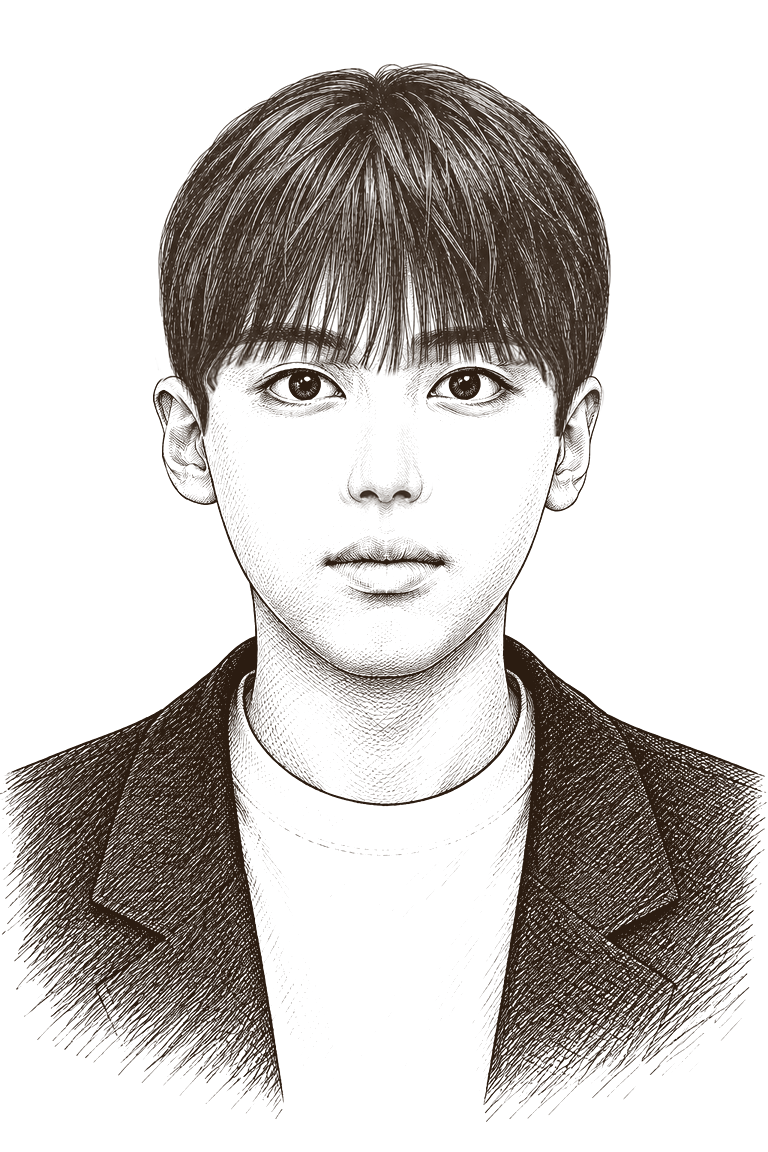
#> input picture intro/portrait.webp, 768 x 1152 px
$ python hair_redraw_wip.py ../intro/portrait.webp
#> lines starting #> are read from the running program, lines starting #| are printed output that depends on the picture
# 초상화 머리 다시 그리기 - 작업 중(WIP) 스크립트. HANDOFF.md 참고.
# 실행: pip install numpy opencv-python-headless scipy pillow
#       python3 tools/hair_redraw_wip.py overlay   # 설계선을 원본 위에 겹쳐 tools/out/overlay.png
#       python3 tools/hair_redraw_wip.py render    # 시안 tools/out/portrait_new.png, new_crop.png, new_small.png
# intro/portrait.webp 는 덮어쓰지 않음.
import numpy as np, cv2, sys, json
from PIL import Image, ImageDraw
from scipy import ndimage as ndi
import os
REPO=os.path.dirname(os.path.dirname(os.path.abspath(__file__)))
S=os.path.join(REPO,'tools','out')
os.makedirs(S,exist_ok=True)
rng=np.random.default_rng(7)
src=np.array(Image.open(os.path.join(REPO,'intro','portrait.webp')))
#> src is the input picture: shape (1152, 768, 4); mean R, G, B, A 43, 28, 17, 61.6
A=src[:,:,3].astype(np.float32)/255.
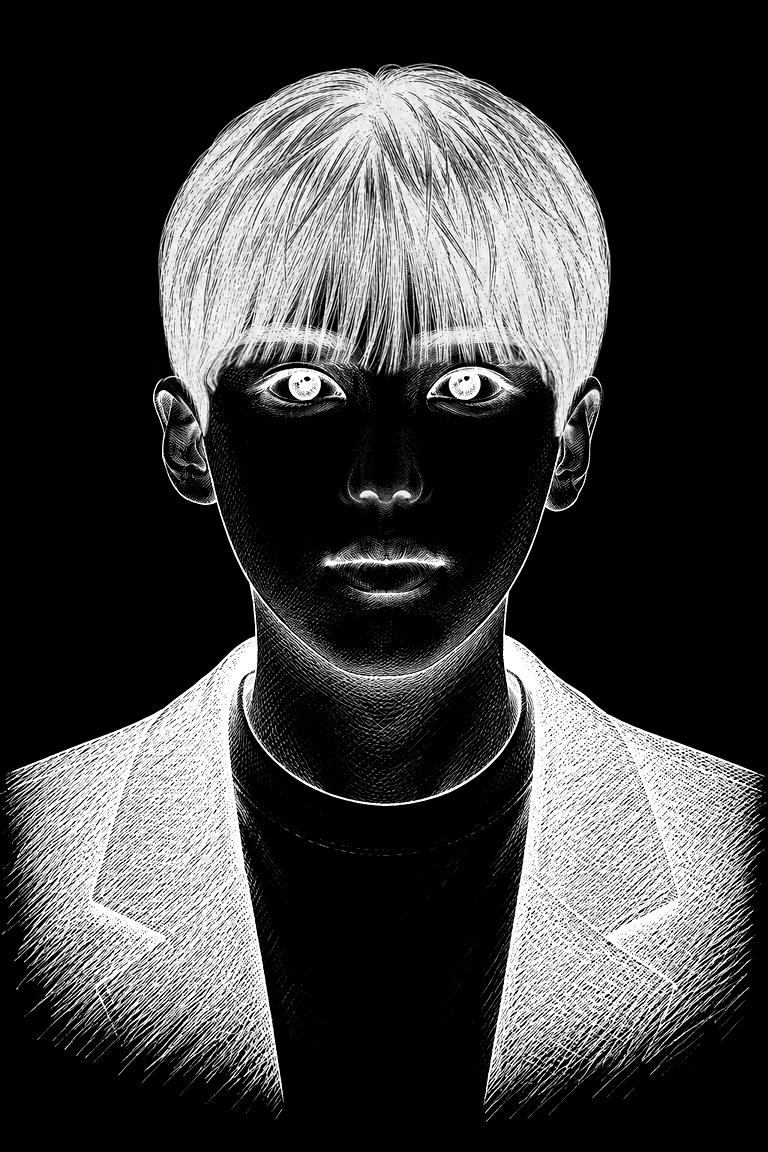
#> A: shape (1152, 768) float32; min 0, max 1, mean 0.242
H,W=A.shape
#> H = 1152; W = 768
SS=3

def crspline(pts,n=400):
#> called with n = 400
    p=np.array(pts,float)
    p=np.vstack([2*p[0]-p[1],p,2*p[-1]-p[-2]])
    out=[]
    for i in range(1,len(p)-2):
        P0,P1,P2,P3=p[i-1],p[i],p[i+1],p[i+2]
        for t in np.linspace(0,1,40,endpoint=False):
            t2,t3=t*t,t*t*t
            out.append(0.5*((2*P1)+(-P0+P2)*t+(2*P0-5*P1+4*P2-P3)*t2+(-P0+3*P1-3*P2+P3)*t3))
    out.append(p[-2]); out=np.array(out)
    seg=np.r_[0,np.cumsum(np.hypot(*np.diff(out,axis=0).T))]
    u=np.linspace(0,seg[-1],n)
    return np.c_[np.interp(u,seg,out[:,0]),np.interp(u,seg,out[:,1])]

class Curve:
    def __init__(s,pts): s.c=crspline(pts)
    def __call__(s,t):
        t=np.clip(np.asarray(t,float),0,1)*(len(s.c)-1)
        return np.c_[np.interp(t,np.arange(len(s.c)),s.c[:,0]),np.interp(t,np.arange(len(s.c)),s.c[:,1])]

class Patch:
    # Coons patch: v across strands (L at v=0, R at v=1), t root(0)->tip(1)
    def __init__(s,L,R,Sr,E):
        s.L,s.R,s.S,s.E=Curve(L),Curve(R),Curve(Sr),Curve(E)
        s.P00,s.P10,s.P01,s.P11=s.L(0)[0],s.R(0)[0],s.L(1)[0],s.R(1)[0]
    # [4 lines left out: function __call__, not called in this run]
    def outline(s,n=200):
        t=np.linspace(0,1,n)
        return np.vstack([s.S(t),s.R(t),s.E(t)[::-1],s.L(t)[::-1]])

PART_TOP=(386,98); PART_BOT=(356,196)
# 가르마 오른쪽: 오른쪽으로 쓸려 내려오는 앞머리 + 오른쪽 옆머리
M=Patch(L=[PART_BOT,(351,240),(347,290),(350,334)],
        R=[(400,86),(458,85),(513,100),(556,132),(584,178),(596,238),(595,298),(590,345),(584,378)],
        Sr=[PART_BOT,(372,142),PART_TOP,(400,90)],
        E=[(350,332),(395,334),(440,329),(485,331),(522,340),(548,362),(564,388),(574,392),(584,378)])
# 가르마 왼쪽: 왼쪽으로 넘어가 관자놀이를 감싸는 머리
K=Patch(L=[PART_TOP,(338,86),(286,92),(240,112),(204,148),(184,196),(177,250),(177,300),(180,345),(184,378)],
        R=[PART_BOT,(325,236),(292,270),(262,303),(240,340),(226,394)],
        Sr=[PART_TOP,(372,142),PART_BOT],
        E=[(184,378),(192,392),(200,398),(213,402),(226,394)])

if __name__=='__main__' and sys.argv[1]=='overlay':
    base=Image.alpha_composite(Image.new('RGBA',(W,H),(255,255,255,255)),Image.fromarray(src)).convert('RGB'); d=ImageDraw.Draw(base)
    for P,col in [(M,(220,0,0)),(K,(0,0,220))]:
        o=P.outline(); d.line([tuple(x) for x in o],fill=col,width=2)
        for v in np.linspace(0,1,9):
            pts=P(np.full(50,v),np.linspace(0,1,50)); d.line([tuple(x) for x in pts],fill=col,width=1)
    for y in range(0,H,50): d.line([(0,y),(8,y)],fill=(0,160,0)); d.text((10,y-5),str(y),fill=(0,160,0))
    for x in range(0,W,50): d.line([(x,0),(x,8)],fill=(0,160,0)); d.text((x-6,10),str(x),fill=(0,160,0))
    base.crop((100,40,680,560)).resize((1160,1040)).save(S+'/overlay.png')

def sstep(a,b,x):
    x=np.clip((np.asarray(x)-a)/(b-a),0,1); return x*x*(3-2*x)

# [15 lines left out: function old_hair_mask, not called in this run]

class Canvas:
    def __init__(s): s.im=Image.new('L',(W*SS,H*SS),0); s.d=ImageDraw.Draw(s.im)
    # [8 lines left out: function stroke, not called in this run]
    def alpha(s):
        return np.array(s.im.resize((W,H),Image.Resampling.BOX),np.float32)/255.

def normals(p):
    d=np.gradient(p,axis=0); n=np.c_[-d[:,1],d[:,0]]
    return n/(np.linalg.norm(n,axis=1,keepdims=True)+1e-9)

def make_clumps(n_clumps, jitter=0.5):
    w=rng.uniform(1-jitter,1+jitter,n_clumps); e=np.r_[0,np.cumsum(w)]/w.sum()
    return e

# [41 lines left out: functions draw_patch, texture, not called in this run]

def sheen_M(v,t):
    return 0.95*np.exp(-((t-0.30)/0.075)**2)*(1-0.55*v) + 0.3*np.exp(-((t-0.02)/0.04)**2)
def sheen_K(v,t):
    return 0.9*np.exp(-((t-0.34)/0.08)**2)*(0.5+0.5*v) + 0.3*np.exp(-((t-0.02)/0.04)**2)*v

# [73 lines left out: functions brow, hatch_field, render, not called in this run]

if __name__=='__main__' and sys.argv[1]=='render':
    render()
